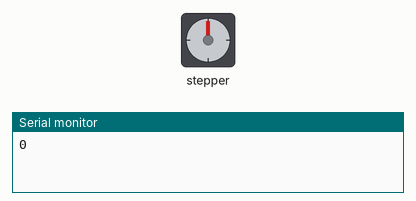
Recording of a sketch running on a simulated Arduino Uno, built with avr-gcc and run on an emulated ATmega328P. On the bench: stepper motor, the last lines printed to the serial monitor. Wiring (inferred from the names in the program): stepper motor driver (200 steps per turn assumed): step pin 7; direction pin 8.

Above: at 0.05 s.
At 0.2 s:
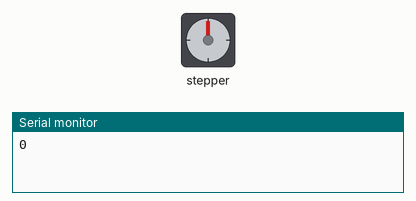
At 0.35 s:
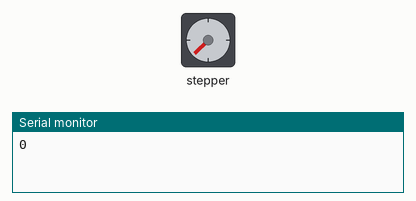
At 2.35 s:
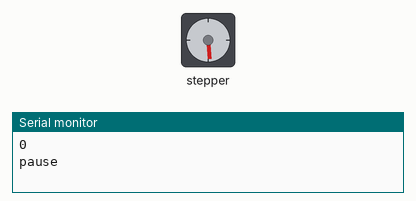
Timing chart, 0 to 5.5 s (numbered marks = the images above):
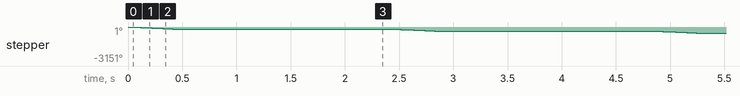

The sketch:

stepper_only_pololuboard.ino
```cpp
// Stepper only.

//http://www.tigoe.net/pcomp/code/circuits/motors/stepper-motors/
//http://dlnmh9ip6v2uc.cloudfront.net/datasheets/Robotics/42BYGHM809.PDF

/*
 Stepper Motor Controller
 language: Wiring/Arduino

 This program drives a unipolar or bipolar stepper motor.
 The motor is attached to digital pins 8 and 9 of the Arduino.

 The motor moves 100 steps in one direction, then 100 in the other.

 To connect the phase coils in parallel, connect stepper leads A and C’ to board output 1A, stepper leads A’ and C to board output 1B, stepper leads B and D’ to board output 2A, and stepper leads B’ and D to board output 2B.
http://dlnmh9ip6v2uc.cloudfront.net/datasheets/Robotics/42BYGHM809.PDF


*/

// define the pins that the motor is attached to. You can use
// any digital I/O pins.

// User selectable (input from hyperterminal gui).
#define numDegrees 180 // In degrees.
#define degPerStep 0.9
#define pulsePer90 20

#define dir 0
#define motorStep 7
#define motorDir 8

//int duty;
int numSteps;

void setup() {

  // Initialize the Serial port:
  Serial.begin(9600);

  // Set up the step and dir lines as digital outputs. Each pulse to step corresponds to one [micro]step of the stepper motor in the direction selected by the DIR pin.
  pinMode(motorStep, OUTPUT);
  pinMode(motorDir, OUTPUT);
//  duty = dutyCyc/100*255;
  numSteps = numDegrees * 5.75 / 10; // [degrees / (degrees/step)]

}

void loop() {
  Serial.println(dir);
  digitalWrite(motorDir, dir);

  for(int i = 0; i < numSteps; i++)
  {
    // Move the motor a single step with a duty cycle of 25%.
    digitalWrite(motorStep, LOW);
    //Serial.println("motor rising edge");
    delay(2);

    digitalWrite(motorStep, HIGH);
    //Serial.println("motor falling edge");
    delay(2);

    //Serial.println(i);
    //Serial.println();
  }

  Serial.println("pause\n");
  delay(2000);
}
```

Measured:
- by itself, stepper: turns 185° counter-clockwise in 0.40 s, repeating every 2.4 s
